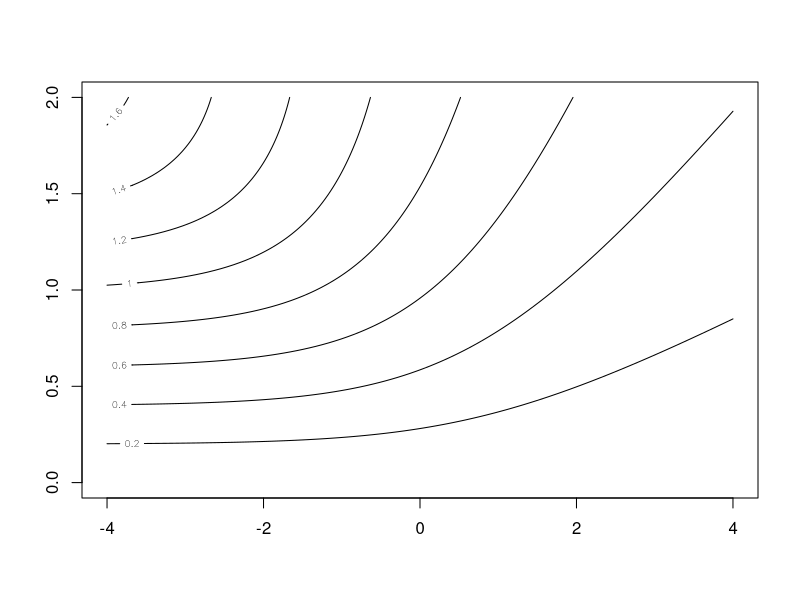
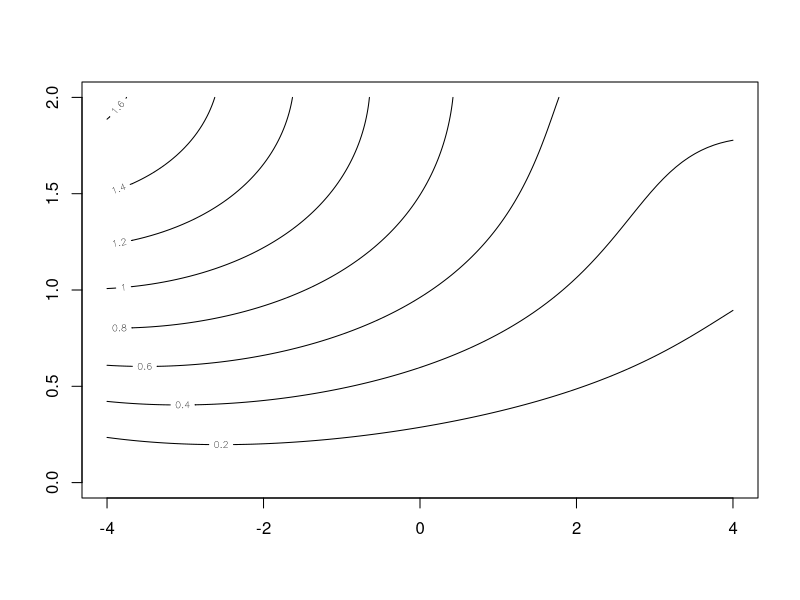
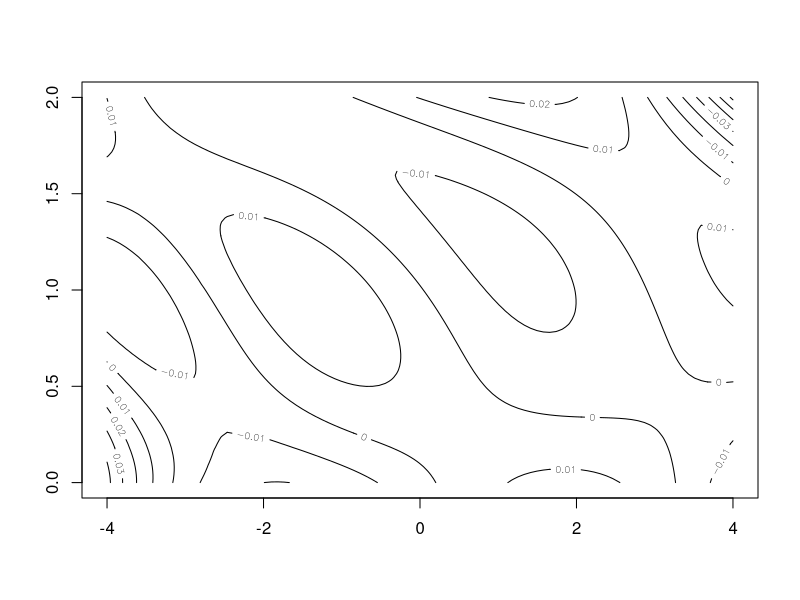

These charts were generated, in order, by the following R code:
f <- function(x, mu, sigma){
  eta <- sigma * x + mu
  -dnorm(x) * ifelse(eta > 30, x, log(1 + exp(eta)))
}
  
mus <- seq(-4, 4, length.out = 100)
sigmas <- seq(.0001, 2, length.out = 100)
gr <- expand.grid(mu = mus, sigma = sigmas)
int_vals <- mapply(function(x, mu, sigma){
  opt <- optim(0, f, mu = mu, sigma = sigma, 
               method = "BFGS", control = list(reltol = 1e-10, 
                                               maxit = 10000L))
  if(!opt$convergence == 0L)
    browser()
  stopifnot(opt$convergence == 0L)
  opt$par
}, mu = gr$mu, sigma = gr$sigma)
range(int_vals)

contour(mus, sigmas, matrix(int_vals, length(mus)))

df <- gr
df$y <- int_vals
fit <- lm(y ~ poly(mu, sigma, raw = TRUE, degree = 4), df)
summary(fit)
dput(coef(fit), control = c())
length(coef(fit))

# the range of error
range(fit$residuals)
range((df$y - pmax(0, predict(fit))) / df$y)
contour(mus, sigmas, matrix(pmax(0, predict(fit)), length(mus)))
contour(mus, sigmas, matrix(fit$residuals, length(mus)))

head(with(df, poly(mu, sigma, raw = TRUE, degree = 4)))
